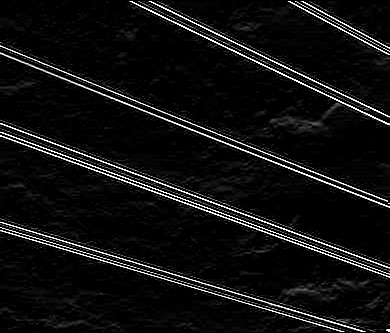
#> input picture sobel/sobely10.jpg, 390 x 333 px
$ python sobel.py   (older library calls are emulated)
#> lines starting #> are read from the running program, lines starting #| are printed output that depends on the picture
import cv2
import numpy as np
import matplotlib.pyplot as plt
from PIL import Image
import matplotlib.pyplot as pl


# img = cv2.imread('./images/10.jpg',0)
# # 其中，0表示将图片以灰度读出来。
#
#
# #### 图像边缘处理sobel细节
# sobelx = cv2.Sobel(img,cv2.CV_64F, 1, 0, ksize=3)
# # 利用Sobel方法可以进行sobel边缘检测
# # img表示源图像，即进行边缘检测的图像
# # cv2.CV_64F表示64位浮点数即64float。
# # 这里不使用numpy.float64，因为可能会发生溢出现象。用cv的数据则会自动
# # 第三和第四个参数分别是对X和Y方向的导数（即dx,dy），对于图像来说就是差分，这里1表示对X求偏导（差分），0表示不对Y求导（差分）。其中，X还可以求2次导。
# # 注意：对X求导就是检测X方向上是否有边缘。
# # 第五个参数ksize是指核的大小。
#
# # 这里说明一下，这个参数的前四个参数都没有给谁赋值，而ksize则是被赋值的对象
# # 实际上，这时可省略的参数，而前四个是不可省的参数。注意其中的不同点
# # 还有其他参数，有需要的话可以去看，也可留言。
#
# sobely = cv2.Sobel(img, cv2.CV_64F, 0, 1, ksize=3)
# # 与上面不同的是对y方向进行边缘检测
#
# sobelXY = cv2.Sobel(img, cv2.CV_64F, 1, 1, ksize=3)
# # 这里对两个方向同时进行检测，则会过滤掉仅仅只是x或者y方向上的边缘
#
#
# ##### 图像展示
# # 展示上面处理的图片，包括源图像。
# # 注意使用subplot和title方法
# plt.subplot(2,2,1)
# plt.imshow(img,'gray')
# # 其中gray表示将图片用灰度的方式显示，注意需要使用引号表示这是string类型。
# # 可以用本行命令显示'gray'的类型：print(type('gray'))
# plt.title('src')
# plt.subplot(2,2,2)
# plt.imshow(sobelx,'gray')
# plt.title('sobelX')
# plt.subplot(2,2,3)
# plt.imshow(sobely,'gray')
# plt.title('sobelY')
# plt.subplot(2,2,4)
# plt.imshow(sobelXY,'gray')
# plt.title('sobelXY')
# # plt.show()
# cv2.imwrite("./sobel/sobely10.jpg",sobely)
# cv2.imshow("xy",sobelXY)
# cv2.waitKey()
im5 = cv2.imread("./sobel/sobely10.jpg")
#> im5 is the input picture: shape (333, 390, 3); min 0, max 255, mean 16
# im5 = np.array(im5.convert('L'))
im5 = np.where(im5[...,:] < 127, 0, 255)
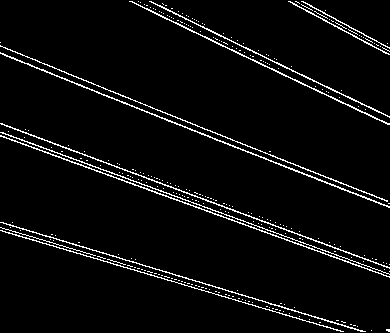
#> im5: shape (333, 390, 3) int64; 4.4% white in thin lines or dots
# cv2.imshow('im',im5)
cv2.imwrite('./sobel/erzhi10.jpg',im5)
# cv2.waitKey()

$ run again, with sobel/sobely01.jpg copied over sobel/sobely10.jpg
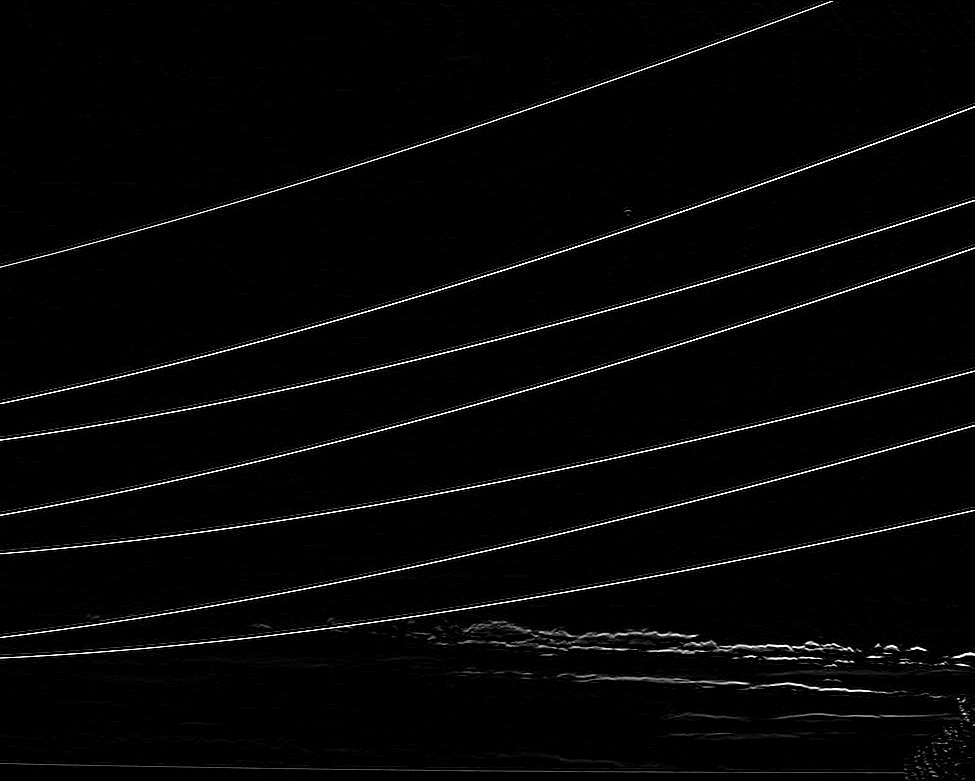
#> input picture sobel/sobely01.jpg, 975 x 781 px
#> im5 is the input picture: shape (781, 975, 3); min 0, max 255, mean 5.6
#> `im5 = np.where(im5[...,:] < 127, 0, 255)`:
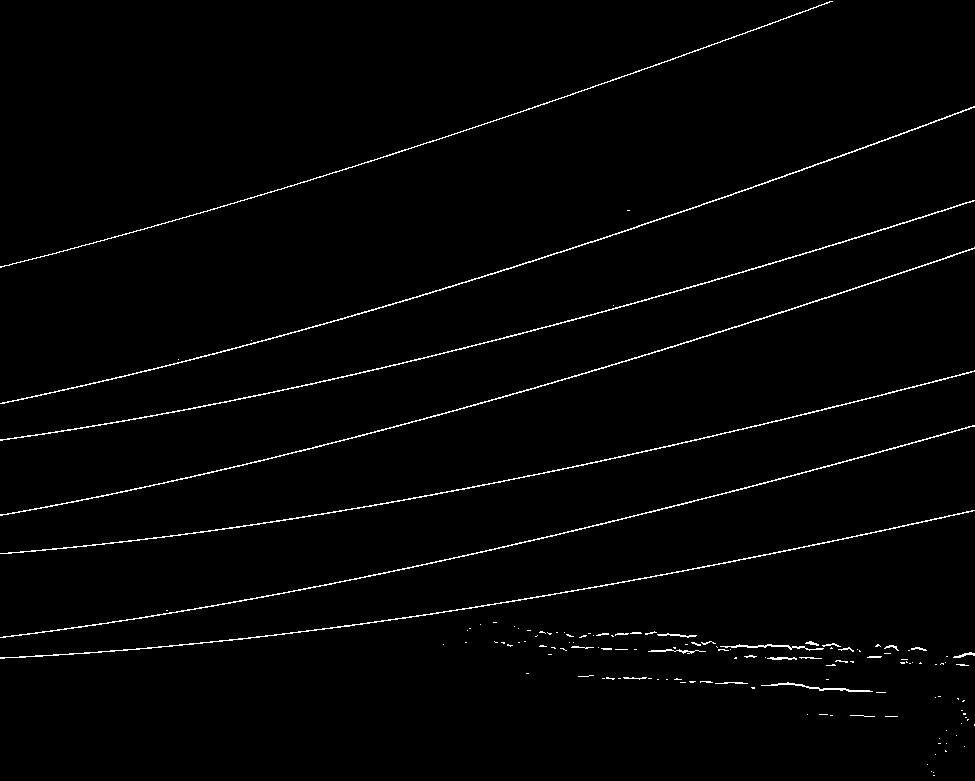
#> im5: shape (781, 975, 3) int64; 1.6% white in thin lines or dots

$ run again, with sobel/sobely02.jpg copied over sobel/sobely10.jpg
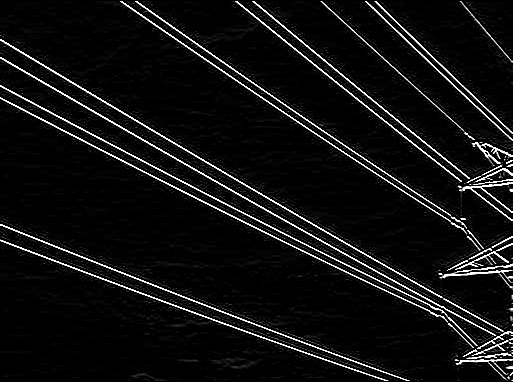
#> input picture sobel/sobely02.jpg, 513 x 382 px
#> im5 is the input picture: shape (382, 513, 3); min 0, max 255, mean 16.8
#> `im5 = np.where(im5[...,:] < 127, 0, 255)`:
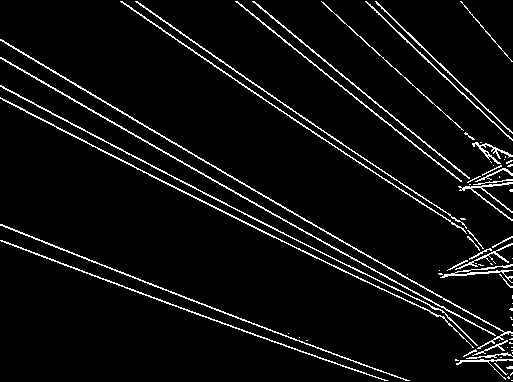
#> im5: shape (382, 513, 3) int64; 5.2% white in thin lines or dots
